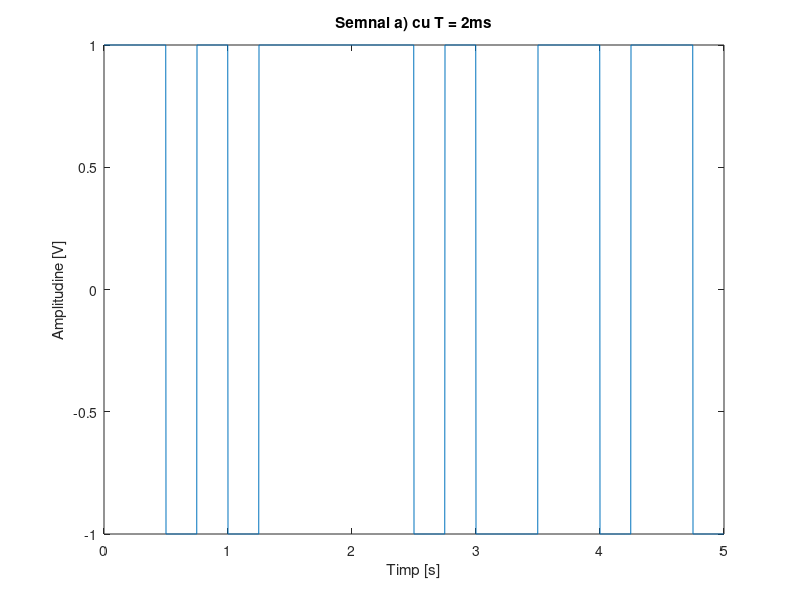
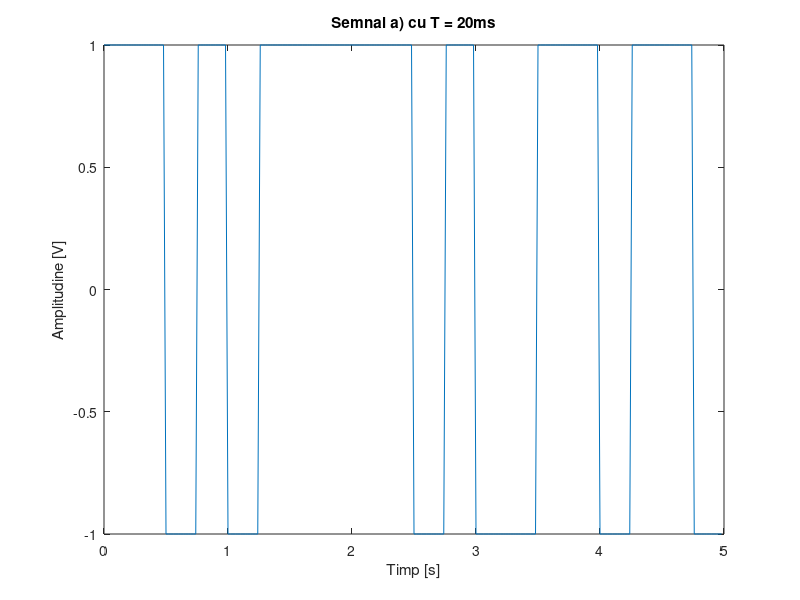
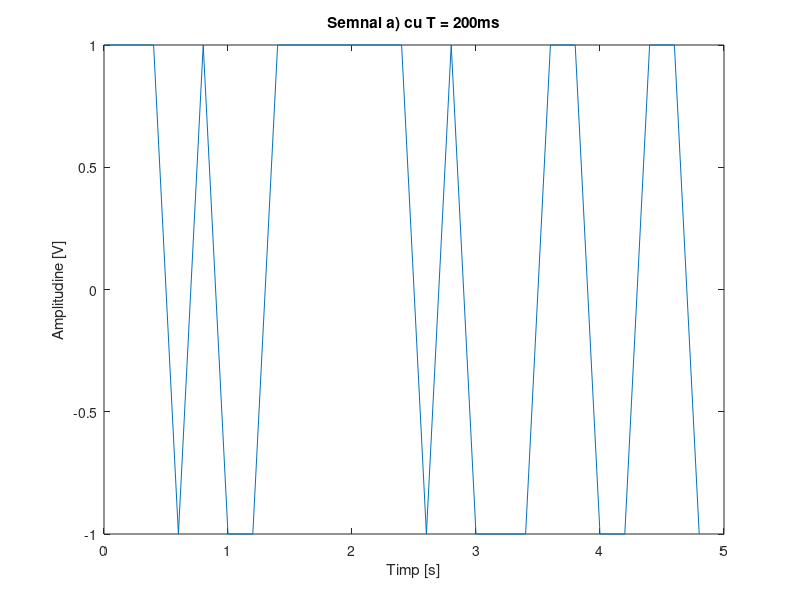
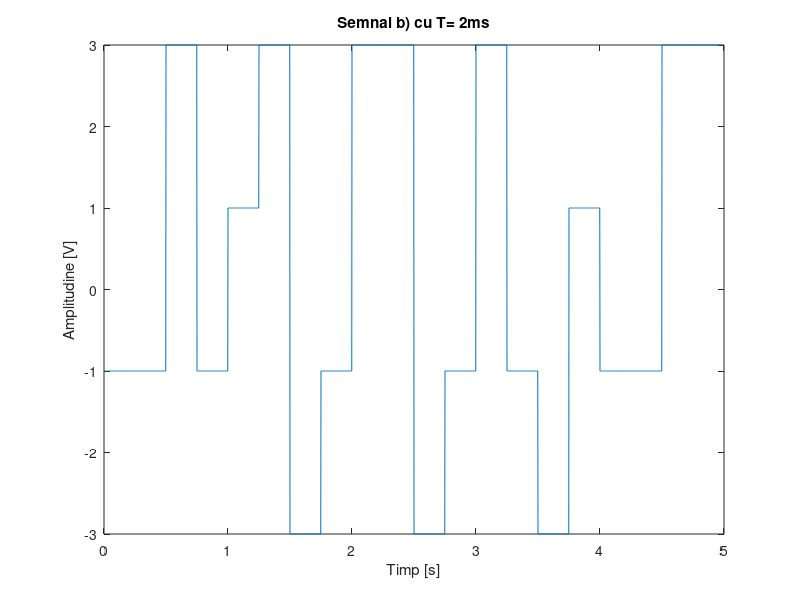

MATLAB code to generate these figures, in order:
T1 = 0.002;
T2 = 0.02;
T3 = 0.2;

% a) {-1,1}
T = 5;
t1 = 0:T1:T-T1;
x=rand(1,T/0.25);
for i=1:length(x)
	if x(i)>0.5
		x(i)=1;
    end
	if (0.5>x(i))
		x(i)=-1;
	end
end
x1=ones(1,0.25/T1);
x1=x1*x(1);
for i=2:length(x)
	x1 = [x1,x(i)* ones(1,0.25/T1)];
end

figure();
plot(t1,x1);
title('Semnal a) cu T = 2ms');
xlabel('Timp [s]');
ylabel('Amplitudine [V]');



t2= 0:T2:T-T2;
x2 = x1(1:10:length(x1));

figure();
plot(t2,x2);
title('Semnal a) cu T = 20ms');
xlabel('Timp [s]');
ylabel('Amplitudine [V]');



t3= 0:T3:T-T3;
x3 = x1(1:100:length(x1));

figure();
plot(t3,x3);
title('Semnal a) cu T = 200ms');
xlabel('Timp [s]');
ylabel('Amplitudine [V]');


% b) {-3,-1,1,3}
T = 5;
t1 = 0:T1:T-T1;
x=rand(1,T/0.25);
for i=1:length(x)
	if x(i)>0.75
		x(i)=3;
	end
	if x(i)<0.25
		x(i)=-3;
	end
	if (0.5<x(i) && x(i)<0.75)
		x(i)=1;
	end
	if (0.5>x(i) && x(i)>0.25)
		x(i)=-1;
	end
end
x1=ones(1,0.25/T1);
x1=x1*x(1);
for i=2:length(x)
	x1 = [x1,x(i)* ones(1,0.25/T1)];
end


figure();
plot(t1,x1);
title('Semnal b) cu T= 2ms');
xlabel('Timp [s]');
ylabel('Amplitudine [V]')



t2= 0:T2:T-T2;
x2 = x1(1:10:length(x1));

figure();
plot(t2,x2);
title('Semnal b) cu T= 20ms');
xlabel('Timp [s]');
ylabel('Amplitudine [V]')


t3= 0:T3:T-T3;
x3 = x1(1:100:length(x1));

figure();
plot(t3,x3);
title('Semnal b) cu cu T= 200ms');
xlabel('Timp [s]');
ylabel('Amplitudine [V]')



% c) {-5,-3,-1,1,3,5}
T = 5;
t1 = 0:T1:T-T1;
x=rand(1,T/0.25);
for i=1:length(x)
	if x(i)>5/6
		x(i)=5;
	end
	if x(i)<1/6
		x(i)=-5;
	end
	if (4/6<x(i) && x(i)<5/6)
		x(i)=3;
	end
	if (2/6>x(i) && x(i)>1/6)
		x(i)=-3;
	end
	if (3/6<x(i) && x(i)<4/6)
		x(i)=1;
	end
	if (3/6>x(i) && x(i)>2/6)
		x(i)=-1;
	end
	
end
x1=ones(1,0.25/T1);
x1=x1*x(1);
for i=2:length(x)
	x1 = [x1,x(i)* ones(1,0.25/T1)];
end


figure();
plot(t1,x1);
title('Semnal c) cu T=2ms');
xlabel('Timp [s]');
ylabel('Amplitudine [V]');


t2= 0:T2:T-T2;
x2 = x1(1:10:length(x1));

figure();
plot(t2,x2);
title('Semnal c) cu T= 20ms');
xlabel('Timp [s]');
ylabel('Amplitudine [V]');



t3= 0:T3:T-T3;
x3 = x1(1:100:length(x1));

figure();
plot(t3,x3);
title('Semnal c) cu T= 200ms');
xlabel('Timp [s]');
ylabel('Amplitudine [V]');



% d) {-7,-5,-3,-1,1,3,5,7}
T = 5;
t1 = 0:T1:T-T1;
x=rand(1,T/0.25);
for i=1:length(x)
	if x(i)>7/8
		x(i)=7;
	end
	if x(i)<1/8
		x(i)=-7;
	end
	if (6/8<x(i) && x(i)<7/8)
		x(i)=5;
	end
	if (2/8>x(i) && x(i)>1/8)
		x(i)=-5;
	end
	if (5/8<x(i) && x(i)<6/8)
		x(i)=3;
	end
	if (3/8>x(i) && x(i)>2/8)
		x(i)=-3;
	end
	if (4/8<x(i) && x(i)<5/8)
		x(i)=-3;
	end
	if (4/8>x(i) && x(i)>3/8)
		x(i)=-1;
	end
	
end
x1=ones(1,0.25/T1);
x1=x1*x(1);
for i=2:length(x)
	x1 = [x1,x(i)* ones(1,0.25/T1)];
end


figure();
plot(t1,x1);
title('Semnal d) cu T=2ms');
xlabel('Timp [s]');
ylabel('Amplitudine [V]')



t2= 0:T2:T-T2;
x2 = x1(1:10:length(x1));

figure();
plot(t2,x2);
title('Semnal d) cu T=20ms');
xlabel('Timp [s]');
ylabel('Amplitudine [V]')



t3= 0:T3:T-T3;
x3 = x1(1:100:length(x1));

figure();
plot(t3,x3);
title('Semnal d) cu T=200ms');
xlabel('Timp [s]');
ylabel('Amplitudine [V]')